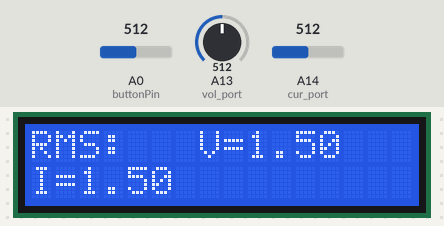
Simulated run of this sketch. Board: Arduino Mega 2560, built with avr-gcc and run on an emulated ATmega2560. Shown: 16×2 character LCD. Inputs (shaded band) come from the test bench; at power-on: A0 (buttonPin) = 512, A13 (vol_port) = 512, A14 (cur_port) = 512.

Above: at 1.7 s.
1.8 s: A0 (buttonPin) set to 215
3.3 s: A0 (buttonPin) set to 191
At 5.7 s:
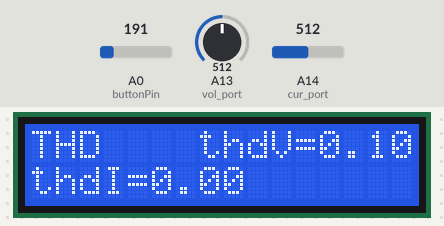
At 35.4 s:
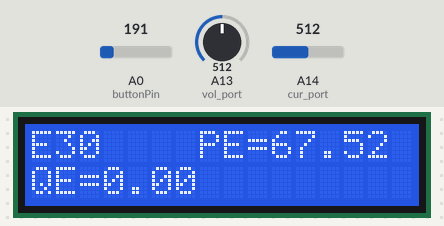
Timing chart, 0 to 36.0 s (numbered marks = the images above; inputs shaded):
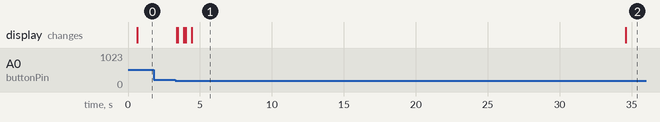

Measured:
- the behaviour switches between 200 and 199 on A0 (buttonPin) (found by bisection; images 0 and 1)
- after the input at 1.8 s, every drawn part: stays the same
- after the input at 3.3 s, the display: first changes after 0.09 s (image 1 shows a later state)
- what the display in image 1 shows lasts 30.2 s, from 4.4 s to 34.6 s

The sketch:

TASK2.ino
```cpp
#include <arduinoFFT.h>
#include <Wire.h>
#include <LiquidCrystal.h>
#include <MsTimer2.h>
#define fake_NO 50
#define phase 0.785398 //pi/3
#define mode1 A8
#define mode2 A9
#define mode3 A10
#define mode4 A11
#define sig_freq 4
#define v_offset 204.8 //assume there is a sensor, which scale and offset the signal
#define c_offset 204.8 //assume there is a sensor, which scale and offset the signal
#define samp_freq 1000
#define samp_data_NO 256 //2*12,(2T)signal frequency as 50Hz, 24 times of sig_freq, 20*50/50=20
#define vol_port 13 //13 as input to sample voltage
#define cur_port 14 //14 input to sample current

LiquidCrystal lcd(8, 9, 4, 5, 6, 7);
// select the pins used on the LCD panel
const PROGMEM int oneP_NO= samp_freq/sig_freq;
const PROGMEM double scale = 0.004883; //5 / 1024
const PROGMEM double pi = 3.141593;
const PROGMEM double piO2 = 1.570796;
const PROGMEM double OneOverSqrt2 = 0.003453; //1/(sqart2 * scale)
static int tick = 0; // count how many samples being sampled
int i=0;
const PROGMEM long samp_time = 1/samp_freq * 1000; //ms
//Arduino (Atmega) pins default to inputs
const int sinFakeV_10[fake_NO] =
{512,576,639,700,758,812,862,906,943,974,998,1014,1022,1022,1014,998,974,943,906,
862,812,758,700,639,576,512,447,384,323,265,211,161,117,80,49,25,9,1,1,9,25,49,80,
117,161,211,265,323,384,447}; //50
const int sinFakeI_10Phase[fake_NO] =
{777,794,807,815,818,817,810,799,783,764,740,712,681,648,612,575,537,499,460,423,
387,353,321,292,267,246,229,216,208,205,206,213,224,240,259,283,311,342,375,411,448,
486,524,563,600,636,670,702,731,756}; //50
const int sinFake_harmonics[52] =
{512,745,920,1004,1006,964,921,901,905,914,911,894,875,870,882,902,914,911,902,
905,936,983,1013,982,860,656,414,198,58,10,31,78,114,122,114,109,118,137,152,
150,133,115,109,116,123,109,69,23,13,79,236,463}; //52
//fft needed
arduinoFFT FFT = arduinoFFT(); /* Create FFT object */
static unsigned char samp_flag = 0;
static unsigned char finish_flag = 0;
double vReal[samp_data_NO];
double cReal[samp_data_NO];
double Imag[samp_data_NO] = {0.0};
//double Imag[samp_data_NO] = {0.0};
double *vSamp_add = vReal;
double *cSamp_add = cReal;
/******************sample data every samp_time ms**********************/
float tt=0;
int vol_samp, cur_samp;
int vol_max_val, cur_max_val;
int fake_count=0;
void sampling()
{
/**
//rms cal
vol_samp = analogRead(vol_port);
cur_samp = analogRead(cur_port);
vol_max_val = max(vol_max_val,vol_samp) - offset;
cur_max_val = max(cur_max_val,cur_samp) - offset;
*vSamp_add = (analogRead(vol_port) - offset)*scale; // sample voltage*cSamp_add = (analogRead(cur_port) - offset)*scale; //sample current
**/
*vSamp_add = (analogRead(vol_port) - v_offset)*scale; // sample voltage
*cSamp_add = (analogRead(cur_port) - c_offset+tt)*scale; //sample current
/*
//harmnics
*vSamp_add = (sinFake_harmonics[fake_count] - offset)*scale; // *scale
*cSamp_add = (0.5*sinFake_harmonics[fake_count] - offset)*scale;
fake_count++;
if(fake_count == fake_NO) fake_count = 0;
*/
/**
*vSamp_add = 2.5*sin(2*pi*10*tt); // *scale
*cSamp_add = 1*sin(2*pi*10*tt + phase);
tt=tt+0.002;fake_count++;
if(fake_count == fake_NO) fake_count = 0;
**/
/**
//P,Q,S,PF, ENERGY
*vSamp_add = (sinFakeV_10[fake_count] - offset)*scale;
*cSamp_add = (sinFakeI_10Phase[fake_count] - offset)*scale;
fake_count++;
if(fake_count == fake_NO) fake_count = 0;
**/
tick++; vSamp_add++; cSamp_add++; //shit pointer and counter operation
if(tick == samp_data_NO)
{
vSamp_add = vReal; //point to the head
cSamp_add = cReal;
tick=0; //clearing counting
samp_flag = 1; //flag to tell enough data
MsTimer2::stop(); // enough data, stop sampling
}
}
/***************************************************************/
/*****************data offset remove****************************/
double *data_offset_remove(double *raw_data,int data_len,int maximum )
{
double data[samp_data_NO];
double divisor = double(maximum) * scale/2;
for(i=0;i<data_len;i++)
{
data[i] = raw_data[i] - divisor;
}
}
/**************************************************************/
/*************************data scale*****************************/
/**
double *data_scale(int *raw_data,int data_len)
{
double data[samp_data_NO];
for(i=0;i<data_len;i++)
{
data[i]=double(raw_data[i]) * scale;
//Serial.println(vReal[i]);
//Serial.println("end");
//Serial.println("");
}
return data;
}
**/
/***************************************************************///RMS needed
float RMS_vol = 0, RMS_cur = 0;
float vol_temp, cur_temp;
/*************calculate RMS*******************/
/**
void RMS_cal()
{
vol_temp = vol_max_val;
cur_temp = cur_max_val;
vol_temp = vol_temp * scale;
cur_temp = cur_temp * scale;
RMS_vol = vol_temp * OneOverSqrt2;
RMS_cur = cur_temp * OneOverSqrt2;
}
**/
double RMS_cal(double *input)
{
double sum=0.0;
//Serial.println("inRMS");
for(i=0;i<oneP_NO;i++)
{
sum += sq(input[i]);
//Serial.println(input[i]);
}
sum = sqrt(sum/oneP_NO);
//Serial.println("end");
//Serial.println("");
return sum;
}
/**********************************************/
/*******************real power***************************/
double P_cal(double *vol, double *cur)
{
//Serial.println("inP");
//Serial.println(muti);
//Serial.println("");
double p_pow;
for(i=0;i<oneP_NO;i++)
{
p_pow += vol[i]*cur[i];
//Serial.println(p_pow);
}
//Serial.println("");
p_pow = p_pow/oneP_NO;
//Serial.println(p_pow);
//Serial.println("end");
return p_pow;
}
/********************************************************/
/*************apparent power****************************/
double S_cal(double VRMS, double IRMS)
{
return VRMS * IRMS;
}
/***************************************************/
/*************q power****************************/
double Q_cal(double qpow, double spow)
{
return sqrt(sq(spow)-sq(qpow));
}
/**************************************************/
/*******************power factor****************************/
double PF_cal(double p_pow,double s_pow)
{
double tempPF=0;tempPF = p_pow/s_pow;
if(tempPF>1) tempPF=1;
if(tempPF<-1) tempPF=-1;
return tempPF;
}
/************************************************************/
/***********************************************************/
//PF needed
/*******************cal PF***************************/
float PF;
/******
float PF_cal(double *vol, double *cur)
{
float PF_temp=0;
float PF_ang;
float X1, X2;
int k;
for(k=0;k<samp_data_NO;k++)
{
X1 = vol[k] / vol_temp;
X1 = cur[k] / cur_temp;
if(X1>=-1 && X1<=1 && X2>=-1 && X2<=1 && X1!=X2) //&& X1!=X2
{
PF_ang = asin(X2) - asin(X1);
if(PF_ang < -piO2)
{
PF_ang += piO2; //pi/2 shift
}
if(PF_ang > piO2)
{
PF_ang -= piO2;
}
PF_temp = cos(PF_ang);
if(PF_temp>=-1 && PF_temp<=1)
{
return PF_temp;
}
}
}
}
**/
/****************************************************/
//PQS needed
double S_pow, P_pow, Q_pow;
double S_pow1m, P_pow1m, Q_pow1m;
double S_pow3m, P_pow3m, Q_pow3m;
/***********************P, Q, S cal******************/
/****
void PQS_cal(float Vrms,float Crms,float pf)
{
S_pow = Vrms * Crms;
P_pow = S_pow * pf;
Q_pow = sqrt(sq(S_pow) - sq(P_pow));
}
***/
/****************************************************/
/******************find the harmonic peaks********************/
int peak_index[4]={0};
double harmonics[4]={0};
void find_peaks(double *input,int len)
{
double temp1=0,temp2=0,temp3=0,temp4=0;
double divisor = len/2;
//1st harmonic
for(i=1;i<len/2;i++)
{
if(input[i]>temp1){
temp1 = input[i];
peak_index[0]=i;
}
}
harmonics[0]=temp1/divisor;
//3rd harmonic
for(i=peak_index[0]+2;i<len;i++)
{
if(input[i]>temp2)
{
temp2 = input[i];
peak_index[1]=i;
}
}
harmonics[1]=temp2/divisor;
//5th harmonic
for(i=peak_index[1]+2;i<len;i++)
{
if(input[i]>temp3)
{
temp3 = input[i];
peak_index[2]=i;
}
}
harmonics[2]=temp3/divisor;
//7th harmonic
for(i=peak_index[2]+2;i<len;i++)
{
if(input[i]>temp4)
{
temp4 = input[i];
peak_index[3]=i;
}
}
harmonics[3]=temp4/divisor;
}
/***********************************************************/
//harmonics needed
/***
const int PROGMEM freq_res = samp_freq/samp_data_NO;
const int PROGMEM pos_1st = sig_freq/freq_res, pos_3rd = 3*sig_freq/freq_res,
pos_5th = 5*sig_freq/freq_res, pos_7th = 7*sig_freq/freq_res;
float harmonic_1st=0, harmonic_3rd=0, harmonic_5th=0, harmonic_7th=0;
**/
/**********************cal harmonics**************************/
//use after scaling
void cal_harmonics(double *real, double *image) //max can be cur or vol
{
//Serial.println("inFFT");
FFT.Windowing(real, samp_data_NO, FFT_WIN_TYP_HAMMING, FFT_FORWARD);
FFT.Compute(real, image, samp_data_NO, FFT_FORWARD); /* Compute FFT */
FFT.ComplexToMagnitude(real, image, samp_data_NO); /* Compute magnitudes */
find_peaks(real, samp_data_NO/2);
//Serial.println("end");
//Serial.println(harmonics[0]);
//Serial.println(harmonics[1]);
//Serial.println(harmonics[2]);
//Serial.println(harmonics[3]);
//Serial.println("");
for(i=0;i<samp_data_NO;i++)
{
//Serial.println(real[i]);
real[i]=0;
image[i]=0;
}
//Serial.println("end1");
/**samp_flag = 0;
MsTimer2::start();
**/
}
/*****************************************************************/
/*******************************cal thd******************************/
//used after harmonics
double thd()
{
//Serial.println("inTHD");
double res =0;
res = sqrt((sq(harmonics[1])+ sq(harmonics[2]) +
sq(harmonics[3])))/harmonics[0] *100;
//Serial.println(res);
//Serial.println("end");
//Serial.println("");
return res;
}
/*****************************************************************/
/*******************************cal thd******************************/
float DPF(float thd_cur)
{
return 1/sqrt(1+sq(thd_cur));
}
/*******************************************************************/
void setup() {
// put your setup code here, to run once:
lcd.begin(16, 2);              // start the library
//Serial.begin(9600);
//lcd operation
lcd.print("hello,Arduino!");
lcd.setCursor(0,1);
lcd.print("initialized");
delay(500);
// timer interrupt
MsTimer2::set(samp_time, sampling); //set interrupt, with samp_time as sampling period
MsTimer2::start();
}
int test_count=0;
int mode_switch=1;
const int buttonPin = 0;

double vReal_scaled[samp_data_NO],cReal_scaled[samp_data_NO];
float DFT_cal;
double thdV, thdI;
double P_eng=0, Q_eng=0;
double P_eng1m=0, Q_eng1m=0;
double P_eng3m=0, Q_eng3m=0;
long time_begin=0,time_now,time_diff =0,time_last =0;
long time30s = 30000;
long time1min = 60000;
long time3min = 180000;
long tEnd=0;
void loop() {
// put your main code here, to run repeatedly:
//Serial.println("LOOP_IN");
//Serial.println(mode_switch);
if(samp_flag)
{
/**
Serial.println("RD=");
for(i=0;i<fake_NO;i++)
{
Serial.println(sinFakeV_10[i]);
}
Serial.println("endRP");Serial.println("");
**/
//Serial.println("SD=");
for(i=0;i<samp_data_NO;i++)
{
//Serial.println(vReal[i]);
}
//Serial.println("endSP");
//Serial.println("");
memcpy(vReal_scaled,vReal,sizeof(vReal));
memcpy(cReal_scaled,cReal,sizeof(cReal));


int reading = analogRead(buttonPin);
   if(reading<200){
     //Read switch up
     mode_switch++;
     if(mode_switch==9)
     mode_switch = 8;
   }else if(reading>200 && reading<500){
     //Read switch down
     mode_switch--;
     if(mode_switch==0)
     mode_switch = 1;
   }else{
     //No button is pressed;
   }

switch(mode_switch)
{
case 1: //rms
//Serial.println("rms:");
//Serial.println(oneP_NO);
lcd.clear();
lcd.print("RMS:"); //wehter to stop timer
//delay(500);
RMS_vol = RMS_cal(vReal_scaled);
RMS_cur = RMS_cal(cReal_scaled);
//lcd.clear();
//lcd.home(); //start form top left
lcd.setCursor(7,0);
lcd.print("V=");
lcd.print(RMS_vol);
lcd.setCursor(0,1);
lcd.print("I=");
lcd.print(RMS_cur);
//delay(500);
finish_flag = 1;
break;
case 2: //pf
lcd.clear();
lcd.print("PF");
RMS_vol = RMS_cal(vReal_scaled);
RMS_cur = RMS_cal(cReal_scaled);
P_pow = P_cal(vReal_scaled,cReal_scaled);
//Serial.println("P=");
//Serial.println(P_pow);
S_pow = S_cal(RMS_vol,RMS_cur);
//Serial.println("S=");
//Serial.println(S_pow);
PF = PF_cal(P_pow,S_pow);
lcd.setCursor(0,1);
lcd.print("pf=");
lcd.print(PF);
//delay(500);
finish_flag = 1;
break;
case 3: //dpf
lcd.clear();
lcd.print("dpf");
//vReal_scaled = data_scale(vReal,samp_data_NO);
//cReal_scaled = data_scale(cReal,samp_data_NO);
cal_harmonics(cReal_scaled, Imag);
DFT_cal = DPF(thd());
lcd.setCursor(0,1);
lcd.print("dpf=");
lcd.print(DFT_cal);
//delay(300);
finish_flag = 1;
break;
case 4: //powerlcd.clear();
lcd.clear();
lcd.print("POW:");
delay(2);
RMS_vol = RMS_cal(vReal_scaled);
RMS_cur = RMS_cal(cReal_scaled);
P_pow = P_cal(vReal_scaled,cReal_scaled);
S_pow = S_cal(RMS_vol,RMS_cur);
Q_pow = Q_cal(P_pow, S_pow);
lcd.setCursor(7,0);
lcd.print("S=");
lcd.print(S_pow);
lcd.setCursor(0,1);
lcd.print("P=");
lcd.print(P_pow);
lcd.setCursor(7,1);
lcd.print("Q=");
lcd.print(Q_pow);
//delay(500);
finish_flag = 1;
break;
case 5: //THD
lcd.clear();
lcd.print("THD");
cal_harmonics(vReal_scaled, Imag);
thdV = thd();
//cal_harmonics(cReal_scaled, Imag);//thdI = thd();
lcd.setCursor(7,0);
lcd.print("thdV=");
lcd.print(thdV);
lcd.setCursor(0,1);
lcd.print("thdI=");
lcd.print(thdI);
//delay(500);
finish_flag = 1;
break;
case 6: //energy
time_begin = millis();
//Serial.println("tB=");
//Serial.println((time_begin/1000));
time_last = time_begin;
while(time_diff<time30s)
{
if(samp_flag)
{
RMS_vol = RMS_cal(vReal_scaled);
RMS_cur = RMS_cal(cReal_scaled);
P_pow = P_cal(vReal_scaled,cReal_scaled);
S_pow = S_cal(RMS_vol,RMS_cur);
Q_pow = Q_cal(P_pow, S_pow);
time_now = millis();
P_eng += P_pow * (time_now-time_last)/1000;
Q_eng += Q_pow * (time_now-time_last)/1000;
time_last=time_now;
time_diff = time_now - time_begin;
//Serial.println(test_count++);
}
samp_flag=0;
MsTimer2::start();
delay(2);
}
tEnd = millis()/1000;
Serial.println("tE=");
Serial.println(tEnd);
lcd.clear();
lcd.print("E30");
lcd.setCursor(7,0);
lcd.print("PE=");
lcd.print(P_eng);
lcd.setCursor(0,1);
lcd.print("QE=");
lcd.print(Q_eng);
//delay(1000);
finish_flag = 1;
break;
case 7:
time_begin = millis();
//Serial.println("tB=");
//Serial.println((time_begin/1000));
time_last = time_begin;
while(time_diff<time1min)
{
if(samp_flag)
{
RMS_vol = RMS_cal(vReal_scaled);
RMS_cur = RMS_cal(cReal_scaled);
P_pow1m = P_cal(vReal_scaled,cReal_scaled);
S_pow1m = S_cal(RMS_vol,RMS_cur);
Q_pow1m = Q_cal(P_pow1m, S_pow1m);
time_now = millis();
P_eng1m += P_pow1m * (time_now-time_last)/1000;
Q_eng1m += Q_pow1m * (time_now-time_last)/1000;
time_last=time_now;
time_diff = time_now - time_begin;
//Serial.println(test_count++);
}
samp_flag=0;MsTimer2::start();
delay(2);
}
tEnd = millis()/1000;
//Serial.println("tE=");
//Serial.println(tEnd);
lcd.clear();
lcd.print("E1m:");
lcd.setCursor(7,0);
lcd.print("PE=");
lcd.print(P_eng1m);
lcd.setCursor(0,1);
lcd.print("QE=");
lcd.print(Q_eng1m);
//delay(1000);
finish_flag = 1;
break;
case 8:
time_begin = millis();
//lcd.clear();
//lcd.print("tB:");
//lcd.print(time_begin/1000);
//Serial.println("tB=");
//Serial.println((time_begin/1000));
time_last = time_begin;
while(time_diff<time3min)
{
if(samp_flag)
{
RMS_vol = RMS_cal(vReal_scaled);
RMS_cur = RMS_cal(cReal_scaled);
P_pow3m = P_cal(vReal_scaled,cReal_scaled);
S_pow3m = S_cal(RMS_vol,RMS_cur);
Q_pow3m = Q_cal(P_pow3m, S_pow3m);
time_now = millis();
P_eng3m += P_pow3m * (time_now-time_last)/1000;
Q_eng3m += Q_pow3m * (time_now-time_last)/1000;
time_last=time_now;
time_diff = time_now - time_begin;
//Serial.println(test_count++);
}
samp_flag=0;
MsTimer2::start();
delay(2);
}
tEnd = millis()/1000;
//Serial.println("tE=");
//Serial.println(tEnd);
lcd.clear();
lcd.print("E3m:");
lcd.setCursor(7,0);
lcd.print("PE=");
lcd.print(P_eng3m);
lcd.setCursor(0,1);
lcd.print("QE=");
lcd.print(Q_eng3m);
//delay(1000);
finish_flag = 1;
break;
default:
lcd.clear();
lcd.print("pls select function");
//delay(500);
break;
}
}
if(finish_flag)
{
MsTimer2::start(); //restart sampling
samp_flag =0;finish_flag =0;
}
}
```
